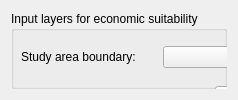
   <widget class="QWidget" name="economic_suitability">
    <layout class="QVBoxLayout" name="verticalLayout_15">
     <item>
      <widget class="QgsCollapsibleGroupBox" name="groupbox_rasters_7">
       <property name="title">
        <string>Input layers for economic suitability</string>
       </property>
       <widget class="QWidget" name="layoutWidget_15">
        <property name="geometry">
         <rect>
          <x>10</x>
          <y>30</y>
          <width>451</width>
          <height>33</height>
         </rect>
        </property>
        <layout class="QGridLayout" name="gridLayout_20">
         <item row="0" column="2">
          <widget class="QCheckBox" name="econ_chck_bx_use_selected_boundaries">
           <property name="text">
            <string>Use only selected features</string>
           </property>
          </widget>
         </item>
         <item row="0" column="0">
          <widget class="QLabel" name="label_78">
           <property name="text">
            <string>Study area boundary: </string>
           </property>
          </widget>
         </item>
         <item row="0" column="1">
          <widget class="QgsMapLayerComboBox" name="econ_map_layer_cmb_bx_boundary">
           <property name="iconSize">
            <size>
             <width>16</width>
             <height>16</height>
            </size>
           </property>
          </widget>
         </item>
        </layout>
       </widget>
       <widget class="QWidget" name="gridLayoutWidget_9">
        <property name="geometry">
         <rect>
          <x>10</x>
          <y>70</y>
          <width>531</width>
          <height>167</height>
         </rect>
        </property>
        <layout class="QGridLayout" name="gridLayout_5">
         <item row="1" column="2">
          <layout class="QHBoxLayout" name="horizontalLayout_2">
           <item>
            <spacer name="horizontalSpacer">
             <property name="orientation">
              <enum>Qt::Horizontal</enum>
             </property>
             <property name="sizeHint" stdset="0">
              <size>
               <width>40</width>
               <height>20</height>
              </size>
             </property>
            </spacer>
           </item>
           <item>
            <widget class="QgsDoubleSpinBox" name="econ_dbl_spn_bx_road_min_dist">
             <property name="sizePolicy">
              <sizepolicy hsizetype="Fixed" vsizetype="Fixed">
               <horstretch>0</horstretch>
               <verstretch>0</verstretch>
              </sizepolicy>
             </property>
             <property name="suffix">
              <string> km</string>
             </property>
            </widget>
           </item>
          </layout>
         </item>
         <item row="3" column="0">
          <widget class="QLabel" name="label_85">
           <property name="text">
            <string>Weight of the road sub-component:</string>
           </property>
          </widget>
         </item>
         <item row="1" column="0">
          <widget class="QLabel" name="label_80">
           <property name="text">
            <string>Min. suitable distance to the road: </string>
           </property>
          </widget>
         </item>
         <item row="0" column="0">
          <widget class="QLabel" name="label_82">
           <property name="font">
            <font>
             <weight>75</weight>
             <bold>true</bold>
            </font>
           </property>
           <property name="text">
            <string>Roads</string>
           </property>
          </widget>
         </item>
         <item row="3" column="2">
          <layout class="QHBoxLayout" name="horizontalLayout_18">
           <item>
            <spacer name="horizontalSpacer_17">
             <property name="orientation">
              <enum>Qt::Horizontal</enum>
             </property>
             <property name="sizeHint" stdset="0">
              <size>
               <width>40</width>
               <height>20</height>
              </size>
             </property>
            </spacer>
           </item>
           <item>
            <widget class="QgsDoubleSpinBox" name="econ_dbl_spn_bx_road_weight">
             <property name="sizePolicy">
              <sizepolicy hsizetype="Fixed" vsizetype="Fixed">
               <horstretch>0</horstretch>
               <verstretch>0</verstretch>
              </sizepolicy>
             </property>
             <property name="suffix">
              <string> % </string>
             </property>
             <property name="decimals">
              <number>1</number>
             </property>
            </widget>
           </item>
          </layout>
         </item>
         <item row="2" column="0">
          <widget class="QLabel" name="label_84">
           <property name="text">
            <string>Max. suitable distance to the road:</string>
           </property>
          </widget>
         </item>
         <item row="2" column="2">
          <layout class="QHBoxLayout" name="horizontalLayout_17">
           <item>
            <spacer name="horizontalSpacer_16">
             <property name="orientation">
              <enum>Qt::Horizontal</enum>
             </property>
             <property name="sizeHint" stdset="0">
              <size>
               <width>40</width>
               <height>20</height>
              </size>
             </property>
            </spacer>
           </item>
           <item>
            <widget class="QgsDoubleSpinBox" name="econ_dbl_spn_bx_road_max_dist">
             <property name="sizePolicy">
              <sizepolicy hsizetype="Fixed" vsizetype="Fixed">
               <horstretch>0</horstretch>
               <verstretch>0</verstretch>
              </sizepolicy>
             </property>
             <property name="suffix">
              <string> km</string>
             </property>
            </widget>
           </item>
          </layout>
         </item>
         <item row="0" column="2">
          <widget class="QgsMapLayerComboBox" name="econ_map_layer_cmb_bx_roads">
           <property name="iconSize">
            <size>
             <width>16</width>
             <height>16</height>
            </size>
           </property>
          </widget>
         </item>
         <item row="4" column="2">
          <widget class="QComboBox" name="econ_cmb_bx_near_roads">
           <property name="sizePolicy">
            <sizepolicy hsizetype="Fixed" vsizetype="Fixed">
             <horstretch>0</horstretch>
             <verstretch>0</verstretch>
            </sizepolicy>
           </property>
           <item>
            <property name="text">
             <string>Further away from roads</string>
            </property>
           </item>
           <item>
            <property name="text">
             <string>Closer to roads</string>
            </property>
           </item>
          </widget>
         </item>
         <item row="4" column="0">
          <widget class="QLabel" name="label_88">
           <property name="text">
            <string>Locations that are more suitable: </string>
           </property>
          </widget>
         </item>
        </layout>
       </widget>
       <widget class="QWidget" name="gridLayoutWidget_10">
        <property name="geometry">
         <rect>
          <x>10</x>
          <y>220</y>
          <width>531</width>
          <height>167</height>
         </rect>
        </property>
        <layout class="QGridLayout" name="gridLayout_7">
         <item row="2" column="0">
          <widget class="QLabel" name="label_87">
           <property name="text">
            <string>Max. suitable distance to a waterway:</string>
           </property>
          </widget>
         </item>
         <item row="2" column="2">
          <layout class="QHBoxLayout" name="horizontalLayout_20">
           <item>
            <spacer name="horizontalSpacer_19">
             <property name="orientation">
              <enum>Qt::Horizontal</enum>
             </property>
             <property name="sizeHint" stdset="0">
              <size>
               <width>40</width>
               <height>20</height>
              </size>
             </property>
            </spacer>
           </item>
           <item>
            <widget class="QgsDoubleSpinBox" name="econ_dbl_spn_bx_water_max_dist">
             <property name="sizePolicy">
              <sizepolicy hsizetype="Fixed" vsizetype="Fixed">
               <horstretch>0</horstretch>
               <verstretch>0</verstretch>
              </sizepolicy>
             </property>
             <property name="suffix">
              <string> km</string>
             </property>
            </widget>
           </item>
          </layout>
         </item>
         <item row="1" column="0">
          <widget class="QLabel" name="label_81">
           <property name="text">
            <string>Min. suitable distance to a waterway: </string>
           </property>
          </widget>
         </item>
         <item row="1" column="2">
          <layout class="QHBoxLayout" name="horizontalLayout_19">
           <item>
            <spacer name="horizontalSpacer_18">
             <property name="orientation">
              <enum>Qt::Horizontal</enum>
             </property>
             <property name="sizeHint" stdset="0">
              <size>
               <width>40</width>
               <height>20</height>
              </size>
             </property>
            </spacer>
           </item>
           <item>
            <widget class="QgsDoubleSpinBox" name="econ_dbl_spn_bx_water_min_dist">
             <property name="sizePolicy">
              <sizepolicy hsizetype="Fixed" vsizetype="Fixed">
               <horstretch>0</horstretch>
               <verstretch>0</verstretch>
              </sizepolicy>
             </property>
             <property name="suffix">
              <string> km</string>
             </property>
            </widget>
           </item>
          </layout>
         </item>
         <item row="3" column="0">
          <widget class="QLabel" name="label_86">
           <property name="text">
            <string>Weight of the waterway sub-component: </string>
           </property>
          </widget>
         </item>
         <item row="4" column="2">
          <widget class="QComboBox" name="econ_cmb_bx_near_water">
           <property name="sizePolicy">
            <sizepolicy hsizetype="Fixed" vsizetype="Fixed">
             <horstretch>0</horstretch>
             <verstretch>0</verstretch>
            </sizepolicy>
           </property>
           <item>
            <property name="text">
             <string>Further away from waterways</string>
            </property>
           </item>
           <item>
            <property name="text">
             <string>Closer to waterways</string>
            </property>
           </item>
          </widget>
         </item>
         <item row="4" column="0">
          <widget class="QLabel" name="label">
           <property name="text">
            <string>Locations that are more suitable: </string>
           </property>
          </widget>
         </item>
         <item row="0" column="0">
          <widget class="QLabel" name="label_83">
           <property name="font">
            <font>
             <weight>75</weight>
             <bold>true</bold>
            </font>
           </property>
           <property name="text">
            <string>Waterways</string>
           </property>
          </widget>
         </item>
         <item row="3" column="2">
          <layout class="QHBoxLayout" name="horizontalLayout_21">
           <item>
            <spacer name="horizontalSpacer_20">
             <property name="orientation">
              <enum>Qt::Horizontal</enum>
             </property>
             <property name="sizeHint" stdset="0">
              <size>
               <width>40</width>
               <height>20</height>
              </size>
             </property>
            </spacer>
           </item>
           <item>
            <widget class="QgsDoubleSpinBox" name="econ_dbl_spn_bx_waterway_weight">
             <property name="sizePolicy">
              <sizepolicy hsizetype="Fixed" vsizetype="Fixed">
               <horstretch>0</horstretch>
               <verstretch>0</verstretch>
              </sizepolicy>
             </property>
             <property name="suffix">
              <string> %</string>
             </property>
             <property name="decimals">
              <number>1</number>
             </property>
            </widget>
           </item>
          </layout>
         </item>
         <item row="0" column="2">
          <widget class="QgsMapLayerComboBox" name="econ_map_layer_cmb_bx_waterways">
           <property name="iconSize">
            <size>
             <width>16</width>
             <height>16</height>
            </size>
           </property>
          </widget>
         </item>
        </layout>
       </widget>
       <widget class="QgsCollapsibleGroupBox" name="mGroupBox_12">
        <property name="geometry">
         <rect>
          <x>0</x>
          <y>390</y>
          <width>483</width>
          <height>201</height>
         </rect>
        </property>
        <property name="title">
         <string>Output layers</string>
        </property>
        <widget class="QWidget" name="layoutWidget_17">
         <property name="geometry">
          <rect>
           <x>20</x>
           <y>30</y>
           <width>391</width>
           <height>42</height>
          </rect>
         </property>
         <layout class="QHBoxLayout" name="horizontalLayout_22">
          <item>
           <widget class="QLabel" name="label_79">
            <property name="text">
             <string>Save to file: </string>
            </property>
           </widget>
          </item>
          <item>
           <widget class="QgsFileWidget" name="econ_file_wdgt_save_output" native="true">
            <property name="minimumSize">
             <size>
              <width>80</width>
              <height>35</height>
             </size>
            </property>
           </widget>
          </item>
         </layout>
        </widget>
        <widget class="QWidget" name="horizontalLayoutWidget_6">
         <property name="geometry">
          <rect>
           <x>10</x>
           <y>170</y>
           <width>461</width>
           <height>32</height>
          </rect>
         </property>
         <layout class="QHBoxLayout" name="horizontalLayout_23">
          <item>
           <widget class="QProgressBar" name="econ_progress_bar">
            <property name="value">
             <number>24</number>
            </property>
           </widget>
          </item>
          <item>
           <spacer name="horizontalSpacer_21">
            <property name="orientation">
             <enum>Qt::Horizontal</enum>
            </property>
            <property name="sizeType">
             <enum>QSizePolicy::Fixed</enum>
            </property>
            <property name="sizeHint" stdset="0">
             <size>
              <width>24</width>
              <height>20</height>
             </size>
            </property>
           </spacer>
          </item>
          <item>
           <widget class="QPushButton" name="econ_btn_run">
            <property name="text">
             <string>Run</string>
            </property>
           </widget>
          </item>
          <item>
           <widget class="QPushButton" name="econ_btn_close">
            <property name="text">
             <string>Close</string>
            </property>
           </widget>
          </item>
         </layout>
        </widget>
       </widget>
      </widget>
     </item>
    </layout>
   </widget>
